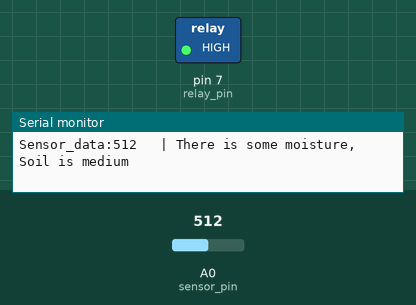
The sketch below on a simulated Arduino Uno, built with avr-gcc and run on an emulated ATmega328P. On the bench: switched loads named in the sketch (green lamp = pin HIGH), the last lines printed to the serial monitor. The inputs (shaded band) are chosen by the test bench; at power-on: A0 (sensor_pin) = 512.

Above: at 1.2 s.
1.3 s: A0 (sensor_pin) set to 943
2.8 s: A0 (sensor_pin) set to 963
At 3.7 s:
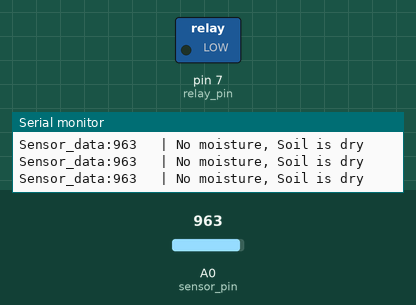
Timing chart, 0 to 5.8 s (numbered marks = the images above; inputs shaded):
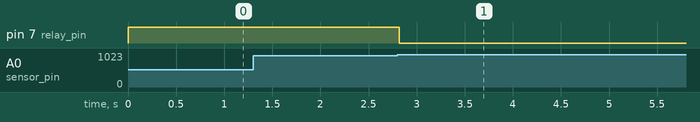

Measured:
- the behaviour switches between 950 and 951 on A0 (sensor_pin) (found by bisection; images 0 and 1)
- after the input at 2.8 s, pin 7 (relay_pin): HIGH → LOW at once

The sketch:

automate_pump.ino
```cpp
int sensor_pin = A0;       //Sensor Pin
int relay_pin = 7;         //Relay Pin

void setup()
{
  Serial.begin(9600);

  pinMode(sensor_pin, INPUT);
   pinMode(relay_pin, OUTPUT);
}

void loop()
{
  int sensor_data = analogRead(sensor_pin);
  Serial.print("Sensor_data:");
  Serial.print(sensor_data);
  Serial.print("\t | ");

  if(sensor_data > 950)
  {
    Serial.println("No moisture, Soil is dry");
    digitalWrite(relay_pin, LOW);

  }
  else if(sensor_data >= 400 && sensor_data <= 950)
  {
    Serial.println("There is some moisture, Soil is medium");
    digitalWrite(relay_pin, HIGH);

  }
  else if(sensor_data < 400)
  {
    Serial.println("Soil is wet");
    digitalWrite(relay_pin, HIGH);

  }

  delay(100);
}
```
